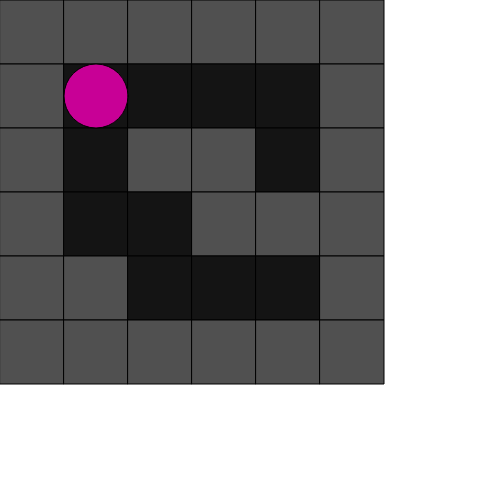
Frame 1 (no input)
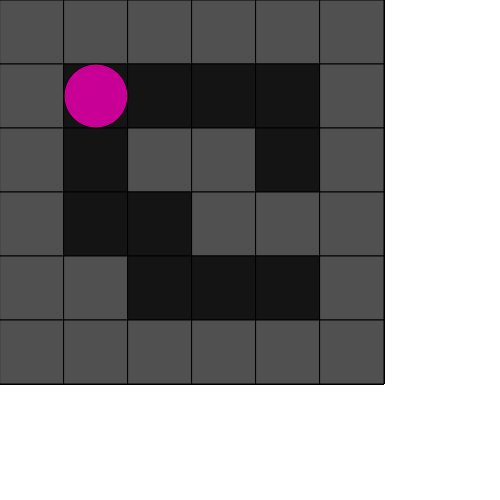
Frame 60 (no input)
Frame 120 (the mouse pressed at the canvas centre since frame 60): identical to frame 60, image omitted

The p5.js sketch that drew these frames (run headless with seeded random() and noise() and a simulated clock; from frame 60 on, the mouse is pressed at the canvas centre):

// p5.js sketch
// ── sketch.js
// Description and date
//

let map = [[1,1,1,1,1,1], 
           [1,0,0,0,0,1],
		   [1,0,1,1,0,1],
		   [1,0,0,1,1,1],
		   [1,1,0,0,0,1],
		   [1,1,1,1,1,1]];
let mapXSize = 6;
let mapYSize = 6;
let tileSize = 64;
let playerX = 1;
let playerY = 1;

function setup() {
	createCanvas(500, 500);
}

function draw() {
  // Draw the map
  for (let x = 0; x < mapXSize; x++){
    for (let y = 0; y < mapXSize; y++){
	   if (map[y][x] == 0){
		  fill(20);
	   }
	   else if (map[y][x] == 1){
		  fill(80);
	   }
	   rect(tileSize*x, tileSize*y, tileSize, tileSize);
    }	  
  }
  // Draw the items
  // Daw the character
  fill(200, 0, 150);
  ellipseMode(CORNER)
  ellipse(playerX*tileSize, playerY*tileSize, tileSize, tileSize);
}

//On key down (One movement per key down)
//have 4 options for different arrows
